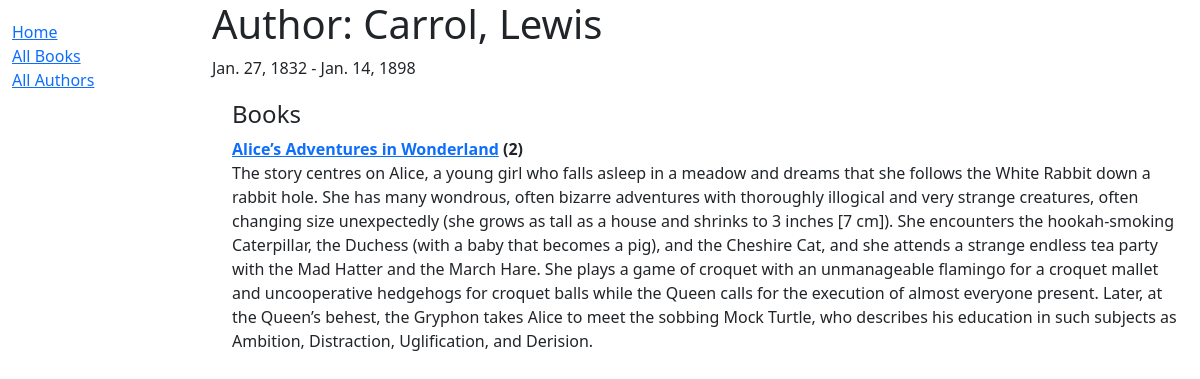
Screenshot of /catalog/author/6 with the database file from the repository.
### Catalog/models.py (models this page shows, shortened)
class Author(models.Model):
    first_name = models.CharField(max_length = 100)
    last_name = models.CharField(max_length = 100)
    date_of_birth = models.DateField(null = True, blank = True)
    date_of_death = models.DateField('Died', null = True, blank = True)
    class Meta:
        ordering = ['last_name', 'first_name']

class Book(models.Model):
    title = models.CharField(max_length = 200)
    author = models.ForeignKey('Author', on_delete = models.SET_NULL, null = True)
    summary = models.TextField(max_length = 1000, help_text = 'Enter a breif description of the book')
    isbn = models.CharField('ISBN', max_length = 13, unique = True, help_text = '13 Character <a href="https://www.isbn-international.org/content/what-isbn">ISBN Number</a>')
    genre = models.ManyToManyField(Genre, help_text = 'Select a genre for this book')
    language = models.ForeignKey('Language', on_delete = models.SET_NULL, null = True   )
    def get_absolute_url(self):
        return reverse('book-detail', args=[str(self.id)])
    def display_genre(self):
        '''Create a string for the Genre. This is required to display genre in Admin.'''
        return ', '.join(genre.name for genre in self.genre.all()[:3])
    display_genre.short_description = 'Genre'

### Catalog/views.py (the view)
# urls.py: path('author/<int:pk>', views.AuthorDetailView.as_view(), name = 'author-detail'),
class AuthorDetailView(generic.DetailView):
    model = Author

### Catalog/templates/Catalog/author_detail.html (shortened to what this page needs)
{% extends 'base_generic.html' %}
{% block content %}
    <h1>Author: {{author.last_name}}, {{author.first_name}}</h1>
    <p>{{author.date_of_birth}} - {% if author.date_of_death %}{{author.date_of_death}}{% endif %}</p>
    <div style="margin-left: 20px; margin-top: 20px;">
        <h4>Books</h4>
        {% if author.book_set.all %}
            <dl>
                {% for book in author.book_set.all %}
                    <dt><a href="{{ book.get_absolute_url }}">{{ book.title }}</a> ({{ book.bookinstance_set.all.count }})</dt>
                    <dd>{{ book.summary }}</dd>
                {% endfor %}
            </dl>
        {% else %}
            <p>No books by this author present in the library.</p>
        {% endif %}
    </div>
{% endblock %}

### rows the page displays
Author: date_of_birth "Jan. 27, 1832", date_of_death "Jan. 14, 1898"
Book: title "Alice’s Adventures in Wonderland", bookinstance_set.all.count "2", summary "The story centres on Alice, a young girl who falls asleep in a meadow and dreams that she follows the White Rabbit down a rabbit hole. She has many wondrous, often bizarre adventures with thoroughly illogical and very strange creatures, often changing size unexpectedly (she grows as tall as a house and shrinks to 3 inches [7 cm]). She encounters the hookah-smoking Caterpillar, the Duchess (with a baby that becomes a pig), and the Cheshire Cat, and she attends a strange endless tea party with the Mad Hatter and the March Hare. She plays a game of croquet with an unmanageable flamingo for a croquet mallet and uncooperative hedgehogs for croquet balls while the Queen calls for the execution of…"
